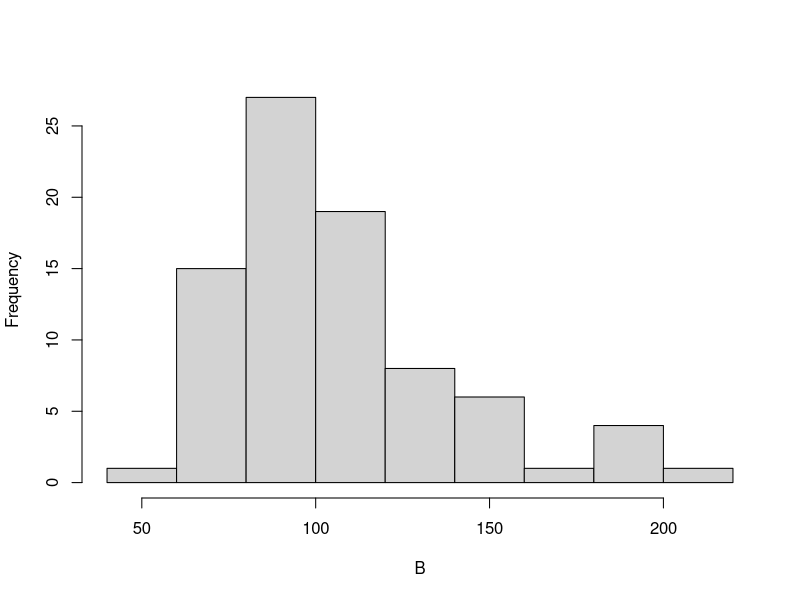
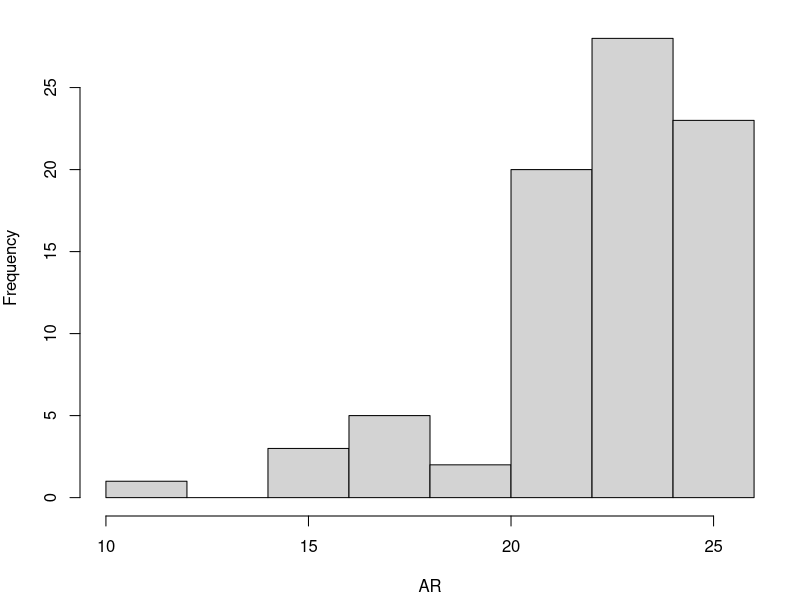
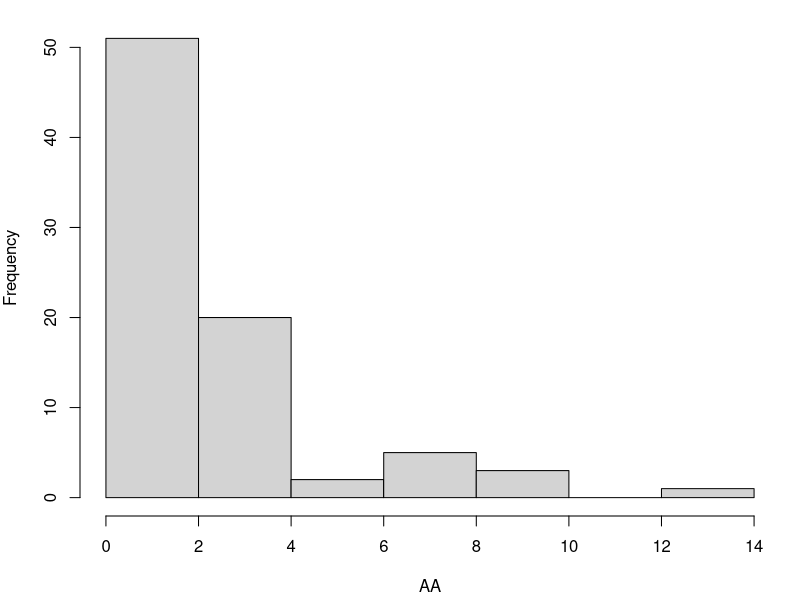
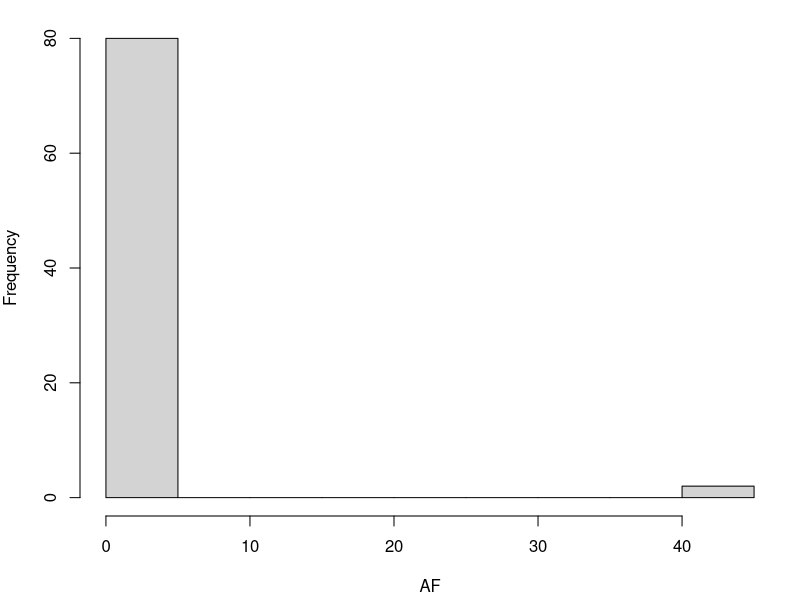
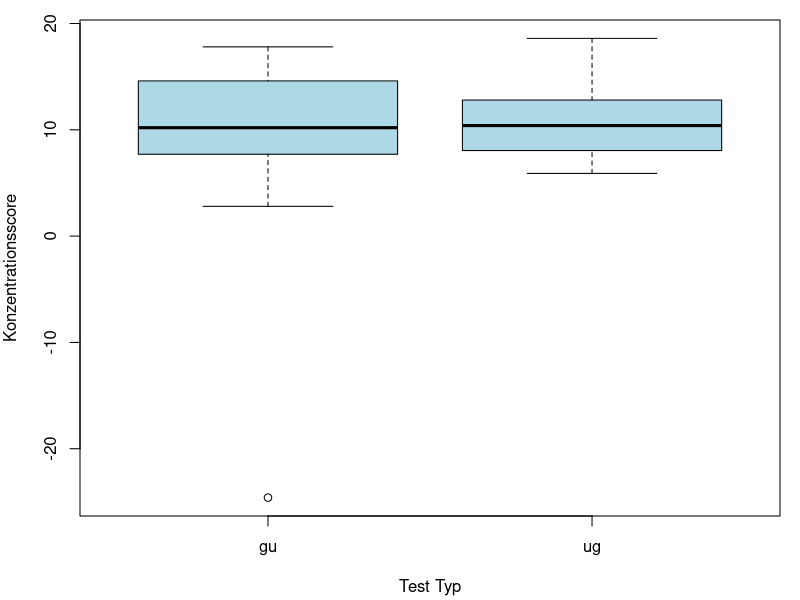
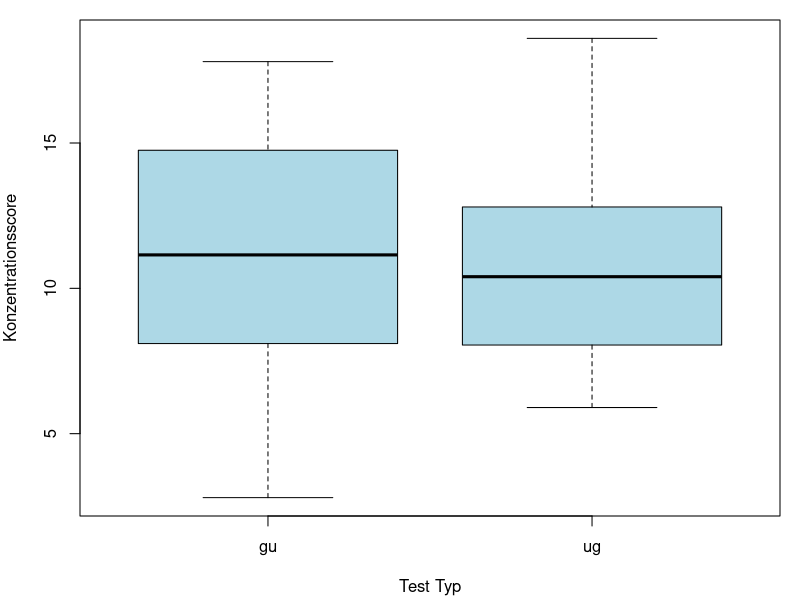
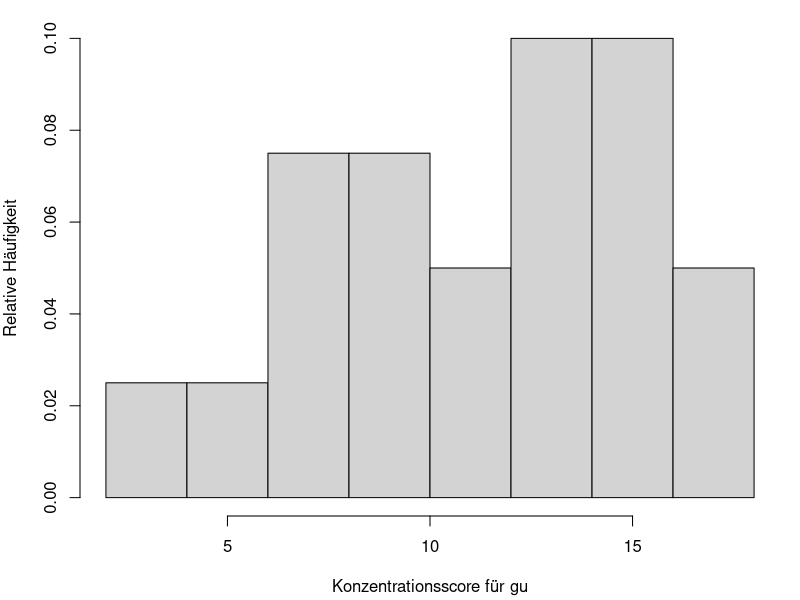
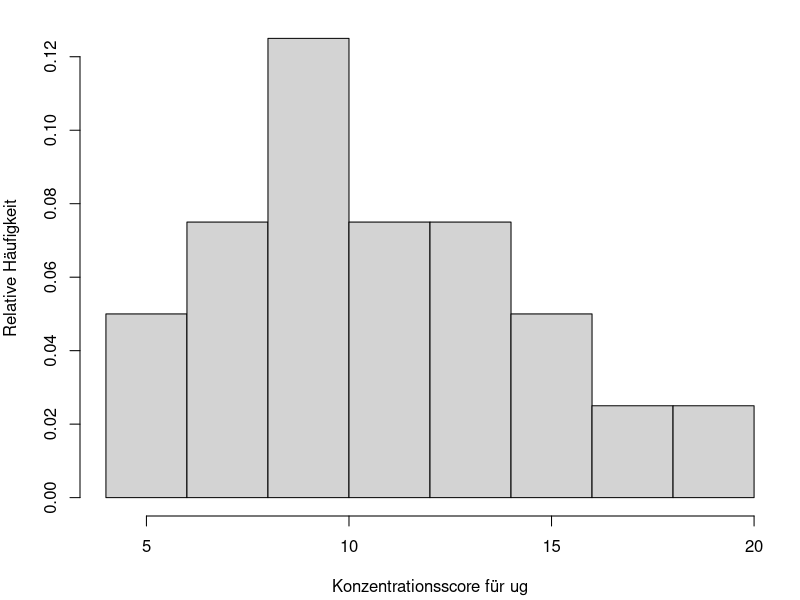

Reproduce these figures in R, in order.
library(car)

df <- read.table("Konzentrationsdaten.txt", header=TRUE)
head(df)
dim(df)

#Überprüfung auf NA-Werte
sum(is.na(df))
#0

#Betrachtung der Verteilung der Daten
summary(df)
attach(df)

#Bearbeitungszeit
hist(B, main = "")

#
par(mfrow = c(1,1))
par(mar = c(4.2, 4, 1, 1))
hist(AR, main = "")
hist(AA, main = "")
hist(AF, main = "")

# Vorbereitung von Daten:

# Umwandlung der Variablen in Faktoren:
gruppe <- as.factor(gruppe) 
id <- as.factor(id)
durchgang <- as.factor(durchgang)
test_typ <- as.factor(test_typ)

detach(df)

# Aufgabe 1
# Zwei unverbundene Stichproben

df_durchgang1 <- subset(df, durchgang == 1)

par(mfrow = c(1,1))
boxplot(df_durchgang1$KL ~ df_durchgang1$test_typ, col = "lightblue",
        xlab = "Test Typ", ylab = "Konzentrationsscore")

# Entfernen der Zeile mit Extremwerten:
df <- df[df$id != "14",]  
df_durchgang1 <- subset(df, durchgang == 1)

erster_durchgang_gu_kl <- df_durchgang1[df_durchgang1$test_typ == "gu", ]$KL
erster_durchgang_ug_kl <- df_durchgang1[df_durchgang1$test_typ == "ug", ]$KL

boxplot(erster_durchgang_gu_kl,
        erster_durchgang_ug_kl,
        names = c("gu", "ug"),
        ylab = "Konzentrationsscore",
        xlab = "Test Typ", col = "lightblue")

hist(erster_durchgang_gu_kl, xlab = "Konzentrationsscore für gu", 
     ylab = "Relative Häufigkeit", probability = TRUE, main = "")

hist(erster_durchgang_ug_kl, xlab = "Konzentrationsscore für ug", 
     ylab = "Relative Häufigkeit", probability = TRUE, main = "")

# Rechne Kolmogorov-Smirnov-Test auf Normalverteilung
# Berechne dazu arithmetisches Mittel als e-treuen Schätzer für mu und 
# Stichprobenvarianz als e-treuen Schätzer der Varianz

# GU Test:

mu <- mean(erster_durchgang_gu_kl)
# 11.255
sigma2 <- var(erster_durchgang_gu_kl)
# 16.22261

# ks.test aus base R als Test auf Normalverteilung
ks.test(erster_durchgang_gu_kl, y="pnorm", mean=mu, sd=sqrt(sigma2))
# p-value = 0.6115


# UG Test:

mu <- mean(erster_durchgang_ug_kl)
# 10.84
sigma2 <- var(erster_durchgang_ug_kl)
# 13.36147

# ks.test aus base R als Test auf Normalverteilung
ks.test(erster_durchgang_ug_kl, y="pnorm", mean=mu, sd=sqrt(sigma2))
# p-value = 0.8863

# Wir verwerfen die H0 bei beiden Testen nicht, dass sie aus einer N(mu, sqrt(sigma2))-Verteilung 
# stammen -> nichts spricht dagegen, dass die Daten normalverteilt sind

# Zusätzlich können wir das QQ-Plot erstellen, um visuell die NV-Annahme zu überprüfen
qqnorm(erster_durchgang_gu_kl, main = "Q-Q Plot für KL, GU")
qqline(erster_durchgang_gu_kl, col = "red", lwd = 2)

qqnorm(erster_durchgang_ug_kl, main = "Q-Q Plot für KL, UG")
qqline(erster_durchgang_ug_kl, col = "red", lwd = 2)

# Diese Funktion überprüft schon impizit, ob Varianzen gleich sind (Welch’s t-test):
t.test(erster_durchgang_gu_kl, erster_durchgang_ug_kl)
# oder alternativ: t.test(KL ~ gruppe, data = df_durchgang1)

# p-value = 0.7348 => die Unterschiede sind nicht signifikant


# Aufgabe 2
# Zwei verbundene Stichproben

df_ohne_gruppe <- df[, -c(1, 3)]

# a)
erster_durchgang_kl <- df_ohne_gruppe[df_ohne_gruppe$durchgang == "1", ]$KL
zweiter_durchgang_kl <- df_ohne_gruppe[df_ohne_gruppe$durchgang == "2", ]$KL

# Deskriptive Analyse
boxplot(erster_durchgang_kl,
        zweiter_durchgang_kl,
        names = c("1. Durchgang", "2. Durchgang"),
        ylab = "KL",
        xlab = "", horizontal = FALSE, col = "lightblue")

hist(erster_durchgang_kl, xlab = "KL für 1. Durchgang", 
     ylab = "Relative Häufigkeit", probability = TRUE, main = "")

hist(zweiter_durchgang_kl, xlab = "KL für 2. Durchgang", 
     ylab = "Relative Häufigkeit", probability = TRUE, main = "")

differences <- zweiter_durchgang_kl - erster_durchgang_kl

mu <- mean(differences)
# 2.7125
sigma2 <- var(differences)
# 10.26369

ks.test(differences, y="pnorm", mean=mu, sd=sqrt(sigma2))

qqnorm(differences)
qqline(differences, col = "red", lwd = 2)
# Differenzen sind normalverteilt => wir können t-test nicht verwenden

t.test(zweiter_durchgang_kl, erster_durchgang_kl, paired = TRUE, alternative = "greater")
t.test(differences, alternative = "greater")

# b)
erster_durchgang_zeit <- df_ohne_gruppe[df_ohne_gruppe$durchgang == "1", ]$B
zweiter_durchgang_zeit <- df_ohne_gruppe[df_ohne_gruppe$durchgang == "2", ]$B
# p-value = 2.033e-06 => wir lehnen H0 ab, KL verbessert sich durch einen Wiederholungseffekt

# Deskriptive Analyse
boxplot(erster_durchgang_zeit,
        zweiter_durchgang_zeit,
        names = c("1. Durchgang", "2. Durchgang"),
        ylab = "Bearbeitungzeit",
        xlab = "", horizontal = FALSE, col = "lightblue")

hist(erster_durchgang_zeit, xlab = "Bearbeitungzeit für 1. Durchgang", 
     ylab = "Relative Häufigkeit", probability = TRUE, main = "")

hist(zweiter_durchgang_zeit, xlab = "Bearbeitungzeit für 2. Durchgang", 
     ylab = "Relative Häufigkeit", probability = TRUE, main = "")

differences <- zweiter_durchgang_zeit - erster_durchgang_zeit

qqnorm(differences)
qqline(differences, col = "red", lwd = 2)
# Differenzen sind nicht normalverteilt => wir können t-test nicht verwenden

# -> Nichtparametrischer Wilcoxon-Vorzeichen-Rangtest:
wilcox.test(zweiter_durchgang_zeit, erster_durchgang_zeit, paired = TRUE, 
            alternative = "less")
# p-value = 3.877e-05 => wie lehnen H0 ab, die Bearbeitungszeit verbessert sich 
# durch einen Wiederholungseffekt
